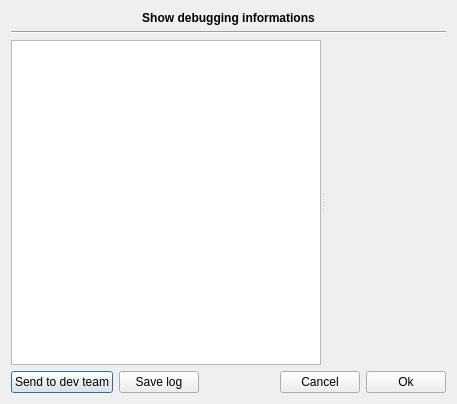
<?xml version="1.0" encoding="UTF-8"?>
<ui version="4.0">
 <class>Core::Internal::DebugDialog</class>
 <widget class="QDialog" name="Core::Internal::DebugDialog">
  <property name="geometry">
   <rect>
    <x>0</x>
    <y>0</y>
    <width>457</width>
    <height>404</height>
   </rect>
  </property>
  <property name="windowTitle">
   <string>Dialog</string>
  </property>
  <layout class="QGridLayout" name="gridLayout">
   <item row="4" column="0">
    <widget class="Line" name="line">
     <property name="orientation">
      <enum>Qt::Horizontal</enum>
     </property>
    </widget>
   </item>
   <item row="6" column="0">
    <layout class="QHBoxLayout" name="horizontalLayout">
     <item>
      <widget class="QPushButton" name="butSend">
       <property name="sizePolicy">
        <sizepolicy hsizetype="Expanding" vsizetype="Fixed">
         <horstretch>0</horstretch>
         <verstretch>0</verstretch>
        </sizepolicy>
       </property>
       <property name="text">
        <string>Send to dev team</string>
       </property>
      </widget>
     </item>
     <item>
      <widget class="QPushButton" name="butSave">
       <property name="text">
        <string>Save log</string>
       </property>
      </widget>
     </item>
     <item>
      <spacer name="horizontalSpacer">
       <property name="orientation">
        <enum>Qt::Horizontal</enum>
       </property>
       <property name="sizeHint" stdset="0">
        <size>
         <width>40</width>
         <height>20</height>
        </size>
       </property>
      </spacer>
     </item>
     <item>
      <widget class="QPushButton" name="pushButton_2">
       <property name="sizePolicy">
        <sizepolicy hsizetype="Expanding" vsizetype="Fixed">
         <horstretch>0</horstretch>
         <verstretch>0</verstretch>
        </sizepolicy>
       </property>
       <property name="text">
        <string>Cancel</string>
       </property>
      </widget>
     </item>
     <item>
      <widget class="QPushButton" name="pushButton">
       <property name="sizePolicy">
        <sizepolicy hsizetype="Expanding" vsizetype="Fixed">
         <horstretch>0</horstretch>
         <verstretch>0</verstretch>
        </sizepolicy>
       </property>
       <property name="text">
        <string>Ok</string>
       </property>
      </widget>
     </item>
    </layout>
   </item>
   <item row="5" column="0">
    <widget class="QSplitter" name="splitter">
     <property name="sizePolicy">
      <sizepolicy hsizetype="Expanding" vsizetype="Expanding">
       <horstretch>0</horstretch>
       <verstretch>0</verstretch>
      </sizepolicy>
     </property>
     <property name="orientation">
      <enum>Qt::Horizontal</enum>
     </property>
     <widget class="QTreeWidget" name="tree">
      <attribute name="headerVisible">
       <bool>false</bool>
      </attribute>
      <column>
       <property name="text">
        <string notr="true">1</string>
       </property>
      </column>
     </widget>
     <widget class="QWidget" name="forStack" native="true">
      <property name="sizePolicy">
       <sizepolicy hsizetype="Expanding" vsizetype="Expanding">
        <horstretch>0</horstretch>
        <verstretch>0</verstretch>
       </sizepolicy>
      </property>
      <property name="minimumSize">
       <size>
        <width>100</width>
        <height>100</height>
       </size>
      </property>
     </widget>
    </widget>
   </item>
   <item row="1" column="0">
    <layout class="QHBoxLayout" name="horizontalLayout_2">
     <item>
      <widget class="QLabel" name="label">
       <property name="sizePolicy">
        <sizepolicy hsizetype="Preferred" vsizetype="Fixed">
         <horstretch>0</horstretch>
         <verstretch>0</verstretch>
        </sizepolicy>
       </property>
       <property name="font">
        <font>
         <weight>75</weight>
         <bold>true</bold>
        </font>
       </property>
       <property name="text">
        <string>Show debugging informations</string>
       </property>
       <property name="alignment">
        <set>Qt::AlignCenter</set>
       </property>
      </widget>
     </item>
    </layout>
   </item>
  </layout>
 </widget>
 <resources/>
 <connections>
  <connection>
   <sender>pushButton</sender>
   <signal>clicked()</signal>
   <receiver>Core::Internal::DebugDialog</receiver>
   <slot>accept()</slot>
   <hints>
    <hint type="sourcelabel">
     <x>429</x>
     <y>376</y>
    </hint>
    <hint type="destinationlabel">
     <x>352</x>
     <y>397</y>
    </hint>
   </hints>
  </connection>
  <connection>
   <sender>pushButton_2</sender>
   <signal>clicked()</signal>
   <receiver>Core::Internal::DebugDialog</receiver>
   <slot>reject()</slot>
   <hints>
    <hint type="sourcelabel">
     <x>275</x>
     <y>378</y>
    </hint>
    <hint type="destinationlabel">
     <x>275</x>
     <y>395</y>
    </hint>
   </hints>
  </connection>
 </connections>
</ui>
